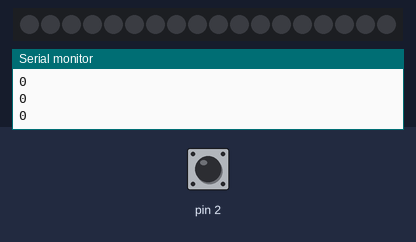
A sketch run on a simulated Arduino Uno, built with avr-gcc and run on an emulated ATmega328P. On the bench: 18 RGB LEDs in strip order, left to right, the last lines printed to the serial monitor. Inputs (shaded band) come from the test bench; at power-on: pin 2 HIGH. Dim RGB values are drawn brighter than linear.

Above: at 1.2 s.
1.3 s: pin 2 pulled LOW for 0.15 s
At 1.91 s:
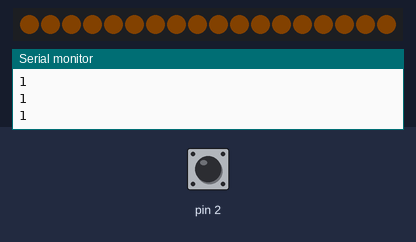
2.0 s: pin 2 pulled LOW for 1 s
At 4.9 s:
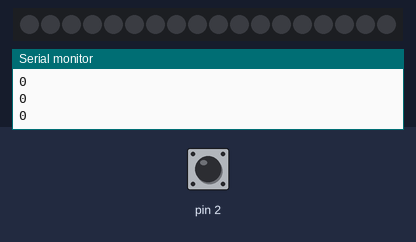
Timing chart, 0 to 6.4 s (numbered marks = the images above; inputs shaded):
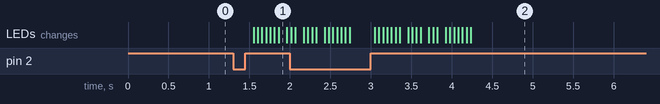

The sketch:

nightlight.ino
```cpp
#include <Adafruit_NeoPixel.h>

#define PIN 6
#define max_bright 0.075
#define fader 0.003

Adafruit_NeoPixel strip = Adafruit_NeoPixel(18, PIN, NEO_GRB + NEO_KHZ800);

bool button = false;
int last = 1;

float bright = 0.0;

void setup() {
  Serial.begin(9600);
  pinMode(2, INPUT_PULLUP);
  strip.begin();
  strip.show(); // Initialize all pixels to 'off'
}

void loop() {
  int sensorVal = digitalRead(2);
  if (last != sensorVal && sensorVal == 1)
  {
    button = !button;
  }

  if(button)
  {
    bright += fader;
    if(bright>max_bright) bright = max_bright;
  } else
  {
    bright -= fader;
    if(bright<0) bright = 0.0;
  }

  for(int i=0; i<strip.numPixels(); i++)
  {
    strip.setPixelColor(i, strip.Color(255.0 * bright, 140.0 * bright, 0));
  }


  last = sensorVal;
  Serial.println(button);

  strip.show();
  delay(50);
}
```

Measured:
- after the input at 1.3 s, the LEDs: first change after 0.25 s (image 1 shows a later state)
